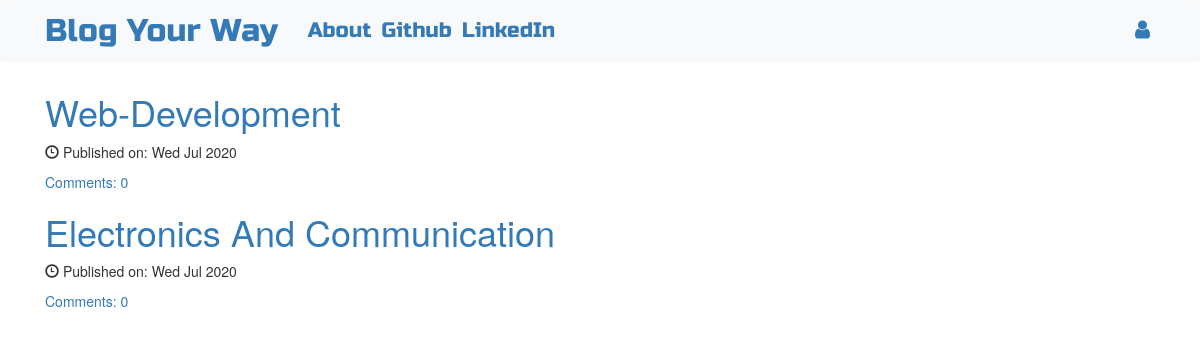
The page / on the database its author committed.
### blog/models.py (models this page shows, shortened)
class Post(models.Model):
    author = models.ForeignKey('auth.User',on_delete=models.CASCADE)
    title = models.CharField(max_length = 256)
    text = models.TextField()
    created_date = models.DateTimeField(default = timezone.now)
    published_date = models.DateTimeField(blank = True,null = True)
    def approve_comments(self):
        return self.comments.filter(approved_comment = True)

### blog/views.py (the view)
# urls.py: path('',views.PostListView.as_view(),name = 'post_list'),
class PostListView(ListView):
    model = Post
    def get_queryset(self):
        return Post.objects.filter(published_date__lte = timezone.now()).order_by('-published_date')

### blog/templates/blog/post_list.html
{% extends 'blog/base.html' %}
{% block content %}
<div class="centerstage">
    {% for post in post_list %}
        <div class="post">
            <h1><a href="{% url 'post_detail' pk=post.pk %}">{{ post.title }}</a></h1>
            <div class="date">
                <p><span class="glyphicon glyphicon-time"></span> Published on: {{ post.published_date|date:"D M Y"}}</p>
            </div>
            <a href="{% url 'post_detail' pk=post.pk %}">Comments: {{ post.approve_comments.count }}</a>
        </div>
    {% endfor %}
</div>
{% endblock %}

### blog/templates/blog/base.html (shortened to what this page needs)
<!DOCTYPE html>
{% load static %}
<html lang="en" dir="ltr">
  <head>
    <link rel="stylesheet" href="https://stackpath.bootstrapcdn.com/bootstrap/4.1.3/css/bootstrap.min.css"
>
    <link href="https://maxcdn.bootstrapcdn.com/font-awesome/4.7.0/css/font-awesome.min.css" rel="stylesheet">
    <link rel="stylesheet" href="//cdn.jsdelivr.net/medium-editor/latest/css/medium-editor.min.css" type="text/css" media="screen" charset="utf-8">
    <link rel="stylesheet" href="https://maxcdn.bootstrapcdn.com/bootstrap/3.4.1/css/bootstrap.min.css">
    <link rel="stylesheet" href="{% static 'css/blog.css' %}">
  </head>
  <body class="loader">
    <nav class="navbar navbar-expand-lg bg-light techfont">
      <div class="container">
        <div class="navbar-nav align-items-center">
          <a class="navbar-brand bigbrand" href="{% url 'post_list' %}">Blog Your Way</a>
          <a class="nav-item nav-link" href="{% url 'about' %}">About</a>
          <a class="nav-item nav-link" href="https://github.com/parateakshay">Github</a>
          <a class="nav-item nav-link" href="https://www.linkedin.com">LinkedIn</a>
        </div>
          <div class="navbar-nav align-items-center ml-auto">
            {% if user.is_authenticated %}
              <a class="nav-item nav-link" href="{% url 'post_view' %}">New Post</a>
                <a class="nav-item nav-link" href="{% url 'post_draft_list' %}">Drafts</a>
                  <a class="nav-item nav-link" href="{% url 'logout' %}">Log Out</a>
                  <a>Welcome: {{user.username}}</a>
                  {% else %}
                  <a class="nav-item nav-link" href="{% url 'login' %}" aria-label="Login">
                  <span class = "fa fa-user" aria-hidden="true"></span></a>
            {% endif %}
          </div>
        </div>
      </nav>
      <div class="content container">
          <div class="row">
              <div class="col-md-8">
                <div class="blog_posts">
                  {% block content %}
                  {% endblock %}
                </div>
              </div>
          </div>
      </div>
  </body>
</html>

### blog/static/css/blog.css (style rules this page uses)
.techfont { font-family: 'Russo One', sans-serif; font-size: 1.5em; margin-bottom: 10px; }
.centerstage { margin-left: auto; margin-right: auto; }
.bigbrand { font-size: 1.5em; }
.loader { filter:hue-rotate(0deg); color: linear-gradient(45deg,#0f8,#08f); animation:hue 5000ms infinite linear; }

### rows shown on the page
Post: title "Web-Development", published_date "Wed Jul 2020", approve_comments.count "0"
Post: title "Electronics And Communication", published_date "Wed Jul 2020", approve_comments.count "0"
